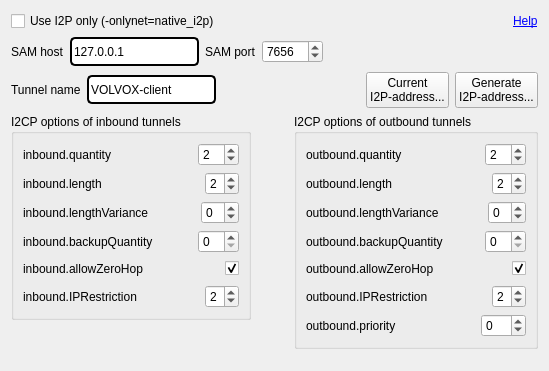
<?xml version="1.0" encoding="UTF-8"?>
<ui version="4.0">
 <class>I2POptionsWidget</class>
 <widget class="QWidget" name="I2POptionsWidget">
  <property name="geometry">
   <rect>
    <x>0</x>
    <y>0</y>
    <width>549</width>
    <height>371</height>
   </rect>
  </property>
  <property name="windowTitle">
   <string>Form</string>
  </property>
  <layout class="QVBoxLayout" name="verticalLayout_5">
   <item>
    <layout class="QHBoxLayout" name="horizontalLayout_15">
     <item>
      <widget class="QCheckBox" name="checkBoxUseI2POnly">
       <property name="text">
        <string>Use I2P only (-onlynet=native_i2p)</string>
       </property>
      </widget>
     </item>
     <item>
      <spacer name="horizontalSpacer_15">
       <property name="orientation">
        <enum>Qt::Horizontal</enum>
       </property>
       <property name="sizeHint" stdset="0">
        <size>
         <width>40</width>
         <height>20</height>
        </size>
       </property>
      </spacer>
     </item>
     <item>
      <widget class="QLabel" name="label">
       <property name="toolTip">
        <string>http://www.i2p2.i2p/i2cp.html#options</string>
       </property>
       <property name="text">
        <string>&lt;a href=&quot;http://www.i2p2.i2p/i2cp.html#options&quot;&gt;Help&lt;/a&gt;</string>
       </property>
       <property name="textFormat">
        <enum>Qt::RichText</enum>
       </property>
       <property name="openExternalLinks">
        <bool>true</bool>
       </property>
       <property name="textInteractionFlags">
        <set>Qt::TextBrowserInteraction</set>
       </property>
      </widget>
     </item>
    </layout>
   </item>
   <item>
    <layout class="QHBoxLayout" name="horizontalLayout_16">
     <item>
      <widget class="QLabel" name="labelSAMHost">
       <property name="text">
        <string>SAM host</string>
       </property>
      </widget>
     </item>
     <item>
      <widget class="QLineEdit" name="lineEditSAMHost">
       <property name="sizePolicy">
        <sizepolicy hsizetype="Fixed" vsizetype="Fixed">
         <horstretch>0</horstretch>
         <verstretch>0</verstretch>
        </sizepolicy>
       </property>
       <property name="styleSheet">
        <string notr="true">border-top-left-radius: 5px;
border-top-right-radius: 5px;
border-bottom-left-radius: 5px;
border-bottom-right-radius: 5px;
border: 2px solid #000000;
min-height: 25px;
max-height: 25px;
min-width: 125px;
max-width: 125px;</string>
       </property>
       <property name="text">
        <string>127.0.0.1</string>
       </property>
      </widget>
     </item>
     <item>
      <widget class="QLabel" name="labelSAMPort">
       <property name="text">
        <string>SAM port</string>
       </property>
      </widget>
     </item>
     <item>
      <widget class="QSpinBox" name="spinBoxSAMPort">
       <property name="minimum">
        <number>1</number>
       </property>
       <property name="maximum">
        <number>65535</number>
       </property>
       <property name="value">
        <number>7656</number>
       </property>
      </widget>
     </item>
     <item>
      <spacer name="horizontalSpacer_17">
       <property name="orientation">
        <enum>Qt::Horizontal</enum>
       </property>
       <property name="sizeHint" stdset="0">
        <size>
         <width>40</width>
         <height>20</height>
        </size>
       </property>
      </spacer>
     </item>
    </layout>
   </item>
   <item>
    <layout class="QHBoxLayout" name="horizontalLayout_17">
     <item>
      <widget class="QLabel" name="labelTunnelName">
       <property name="text">
        <string>Tunnel name</string>
       </property>
      </widget>
     </item>
     <item>
      <widget class="QLineEdit" name="lineEditTunnelName">
       <property name="sizePolicy">
        <sizepolicy hsizetype="Preferred" vsizetype="Fixed">
         <horstretch>0</horstretch>
         <verstretch>0</verstretch>
        </sizepolicy>
       </property>
       <property name="minimumSize">
        <size>
         <width>129</width>
         <height>29</height>
        </size>
       </property>
       <property name="styleSheet">
        <string notr="true">border-top-left-radius: 5px;
border-top-right-radius: 5px;
border-bottom-left-radius: 5px;
border-bottom-right-radius: 5px;
border: 2px solid #000000;
min-height: 25px;
max-height: 25px;
min-width: 125px;
max-width: 125px;</string>
       </property>
       <property name="text">
        <string>VOLVOX-client</string>
       </property>
      </widget>
     </item>
     <item>
      <spacer name="horizontalSpacer_18">
       <property name="orientation">
        <enum>Qt::Horizontal</enum>
       </property>
       <property name="sizeHint" stdset="0">
        <size>
         <width>40</width>
         <height>20</height>
        </size>
       </property>
      </spacer>
     </item>
     <item>
      <widget class="QPushButton" name="pushButtonCurrentI2PAddress">
       <property name="text">
        <string>Current
I2P-address...</string>
       </property>
      </widget>
     </item>
     <item>
      <widget class="QPushButton" name="pushButtonGenerateI2PAddress">
       <property name="text">
        <string>Generate
I2P-address...</string>
       </property>
      </widget>
     </item>
    </layout>
   </item>
   <item>
    <layout class="QHBoxLayout" name="horizontalLayout_14">
     <item>
      <layout class="QVBoxLayout" name="verticalLayout_4">
       <item>
        <widget class="QGroupBox" name="groupBoxInbound">
         <property name="title">
          <string>I2CP options of inbound tunnels</string>
         </property>
         <layout class="QVBoxLayout" name="verticalLayout">
          <item>
           <layout class="QHBoxLayout" name="horizontalLayout">
            <item>
             <widget class="QLabel" name="labelInboundQuantity">
              <property name="text">
               <string>inbound.quantity </string>
              </property>
             </widget>
            </item>
            <item>
             <spacer name="horizontalSpacer">
              <property name="orientation">
               <enum>Qt::Horizontal</enum>
              </property>
              <property name="sizeHint" stdset="0">
               <size>
                <width>40</width>
                <height>20</height>
               </size>
              </property>
             </spacer>
            </item>
            <item>
             <widget class="QSpinBox" name="spinBoxInboundQuantity">
              <property name="minimum">
               <number>1</number>
              </property>
              <property name="maximum">
               <number>16</number>
              </property>
              <property name="value">
               <number>2</number>
              </property>
             </widget>
            </item>
           </layout>
          </item>
          <item>
           <layout class="QHBoxLayout" name="horizontalLayout_2">
            <item>
             <widget class="QLabel" name="labelInboundLength">
              <property name="text">
               <string>inbound.length </string>
              </property>
             </widget>
            </item>
            <item>
             <spacer name="horizontalSpacer_2">
              <property name="orientation">
               <enum>Qt::Horizontal</enum>
              </property>
              <property name="sizeHint" stdset="0">
               <size>
                <width>40</width>
                <height>20</height>
               </size>
              </property>
             </spacer>
            </item>
            <item>
             <widget class="QSpinBox" name="spinBoxInboundLength">
              <property name="minimum">
               <number>0</number>
              </property>
              <property name="maximum">
               <number>7</number>
              </property>
              <property name="value">
               <number>2</number>
              </property>
             </widget>
            </item>
           </layout>
          </item>
          <item>
           <layout class="QHBoxLayout" name="horizontalLayout_3">
            <item>
             <widget class="QLabel" name="labelInboundLengthVariance">
              <property name="text">
               <string>inbound.lengthVariance</string>
              </property>
             </widget>
            </item>
            <item>
             <spacer name="horizontalSpacer_3">
              <property name="orientation">
               <enum>Qt::Horizontal</enum>
              </property>
              <property name="sizeHint" stdset="0">
               <size>
                <width>40</width>
                <height>20</height>
               </size>
              </property>
             </spacer>
            </item>
            <item>
             <widget class="QSpinBox" name="spinBoxInboundLengthVariance">
              <property name="minimum">
               <number>-7</number>
              </property>
              <property name="maximum">
               <number>7</number>
              </property>
             </widget>
            </item>
           </layout>
          </item>
          <item>
           <layout class="QHBoxLayout" name="horizontalLayout_4">
            <item>
             <widget class="QLabel" name="labelInboundBackupQuality">
              <property name="text">
               <string>inbound.backupQuantity </string>
              </property>
             </widget>
            </item>
            <item>
             <spacer name="horizontalSpacer_4">
              <property name="orientation">
               <enum>Qt::Horizontal</enum>
              </property>
              <property name="sizeHint" stdset="0">
               <size>
                <width>40</width>
                <height>20</height>
               </size>
              </property>
             </spacer>
            </item>
            <item>
             <widget class="QSpinBox" name="spinBoxInboundBackupQuality"/>
            </item>
           </layout>
          </item>
          <item>
           <layout class="QHBoxLayout" name="horizontalLayout_5">
            <item>
             <widget class="QLabel" name="labelInboundAllowZeroHop">
              <property name="text">
               <string>inbound.allowZeroHop </string>
              </property>
             </widget>
            </item>
            <item>
             <spacer name="horizontalSpacer_5">
              <property name="orientation">
               <enum>Qt::Horizontal</enum>
              </property>
              <property name="sizeHint" stdset="0">
               <size>
                <width>40</width>
                <height>20</height>
               </size>
              </property>
             </spacer>
            </item>
            <item>
             <widget class="QCheckBox" name="checkBoxInboundAllowZeroHop">
              <property name="checked">
               <bool>true</bool>
              </property>
             </widget>
            </item>
           </layout>
          </item>
          <item>
           <layout class="QHBoxLayout" name="horizontalLayout_6">
            <item>
             <widget class="QLabel" name="labelInboundIPRestriction">
              <property name="text">
               <string>inbound.IPRestriction</string>
              </property>
             </widget>
            </item>
            <item>
             <spacer name="horizontalSpacer_6">
              <property name="orientation">
               <enum>Qt::Horizontal</enum>
              </property>
              <property name="sizeHint" stdset="0">
               <size>
                <width>40</width>
                <height>20</height>
               </size>
              </property>
             </spacer>
            </item>
            <item>
             <widget class="QSpinBox" name="spinBoxInboundIPRestriction">
              <property name="maximum">
               <number>4</number>
              </property>
              <property name="value">
               <number>2</number>
              </property>
             </widget>
            </item>
           </layout>
          </item>
         </layout>
        </widget>
       </item>
       <item>
        <spacer name="verticalSpacer">
         <property name="orientation">
          <enum>Qt::Vertical</enum>
         </property>
         <property name="sizeHint" stdset="0">
          <size>
           <width>20</width>
           <height>40</height>
          </size>
         </property>
        </spacer>
       </item>
      </layout>
     </item>
     <item>
      <spacer name="horizontalSpacer_14">
       <property name="orientation">
        <enum>Qt::Horizontal</enum>
       </property>
       <property name="sizeHint" stdset="0">
        <size>
         <width>40</width>
         <height>20</height>
        </size>
       </property>
      </spacer>
     </item>
     <item>
      <layout class="QVBoxLayout" name="verticalLayout_3">
       <item>
        <widget class="QGroupBox" name="groupBoxOutbound">
         <property name="title">
          <string>I2CP options of outbound tunnels</string>
         </property>
         <layout class="QVBoxLayout" name="verticalLayout_2">
          <item>
           <layout class="QHBoxLayout" name="horizontalLayout_7">
            <item>
             <widget class="QLabel" name="labelOutboundQuantity">
              <property name="text">
               <string>outbound.quantity </string>
              </property>
             </widget>
            </item>
            <item>
             <spacer name="horizontalSpacer_7">
              <property name="orientation">
               <enum>Qt::Horizontal</enum>
              </property>
              <property name="sizeHint" stdset="0">
               <size>
                <width>40</width>
                <height>20</height>
               </size>
              </property>
             </spacer>
            </item>
            <item>
             <widget class="QSpinBox" name="spinBoxOutboundQuantity">
              <property name="minimum">
               <number>1</number>
              </property>
              <property name="value">
               <number>2</number>
              </property>
             </widget>
            </item>
           </layout>
          </item>
          <item>
           <layout class="QHBoxLayout" name="horizontalLayout_8">
            <item>
             <widget class="QLabel" name="labelOutboundLength">
              <property name="text">
               <string>outbound.length </string>
              </property>
             </widget>
            </item>
            <item>
             <spacer name="horizontalSpacer_8">
              <property name="orientation">
               <enum>Qt::Horizontal</enum>
              </property>
              <property name="sizeHint" stdset="0">
               <size>
                <width>40</width>
                <height>20</height>
               </size>
              </property>
             </spacer>
            </item>
            <item>
             <widget class="QSpinBox" name="spinBoxOutboundLength">
              <property name="maximum">
               <number>7</number>
              </property>
              <property name="value">
               <number>2</number>
              </property>
             </widget>
            </item>
           </layout>
          </item>
          <item>
           <layout class="QHBoxLayout" name="horizontalLayout_9">
            <item>
             <widget class="QLabel" name="labelOutboundLengthVariance">
              <property name="text">
               <string>outbound.lengthVariance</string>
              </property>
             </widget>
            </item>
            <item>
             <spacer name="horizontalSpacer_9">
              <property name="orientation">
               <enum>Qt::Horizontal</enum>
              </property>
              <property name="sizeHint" stdset="0">
               <size>
                <width>40</width>
                <height>20</height>
               </size>
              </property>
             </spacer>
            </item>
            <item>
             <widget class="QSpinBox" name="spinBoxOutboundLengthVariance">
              <property name="minimum">
               <number>-7</number>
              </property>
              <property name="maximum">
               <number>7</number>
              </property>
             </widget>
            </item>
           </layout>
          </item>
          <item>
           <layout class="QHBoxLayout" name="horizontalLayout_10">
            <item>
             <widget class="QLabel" name="labelOutboundBackupQuantity">
              <property name="text">
               <string>outbound.backupQuantity</string>
              </property>
             </widget>
            </item>
            <item>
             <spacer name="horizontalSpacer_10">
              <property name="orientation">
               <enum>Qt::Horizontal</enum>
              </property>
              <property name="sizeHint" stdset="0">
               <size>
                <width>40</width>
                <height>20</height>
               </size>
              </property>
             </spacer>
            </item>
            <item>
             <widget class="QSpinBox" name="spinBoxOutboundBackupQuantity"/>
            </item>
           </layout>
          </item>
          <item>
           <layout class="QHBoxLayout" name="horizontalLayout_11">
            <item>
             <widget class="QLabel" name="labelAllowZeroHop">
              <property name="text">
               <string>outbound.allowZeroHop </string>
              </property>
             </widget>
            </item>
            <item>
             <spacer name="horizontalSpacer_11">
              <property name="orientation">
               <enum>Qt::Horizontal</enum>
              </property>
              <property name="sizeHint" stdset="0">
               <size>
                <width>40</width>
                <height>20</height>
               </size>
              </property>
             </spacer>
            </item>
            <item>
             <widget class="QCheckBox" name="checkBoxAllowZeroHop">
              <property name="checked">
               <bool>true</bool>
              </property>
             </widget>
            </item>
           </layout>
          </item>
          <item>
           <layout class="QHBoxLayout" name="horizontalLayout_12">
            <item>
             <widget class="QLabel" name="labelOutboundIPRestriction">
              <property name="text">
               <string>outbound.IPRestriction</string>
              </property>
             </widget>
            </item>
            <item>
             <spacer name="horizontalSpacer_12">
              <property name="orientation">
               <enum>Qt::Horizontal</enum>
              </property>
              <property name="sizeHint" stdset="0">
               <size>
                <width>40</width>
                <height>20</height>
               </size>
              </property>
             </spacer>
            </item>
            <item>
             <widget class="QSpinBox" name="spinBoxOutboundIPRestriction">
              <property name="maximum">
               <number>4</number>
              </property>
              <property name="value">
               <number>2</number>
              </property>
             </widget>
            </item>
           </layout>
          </item>
          <item>
           <layout class="QHBoxLayout" name="horizontalLayout_13">
            <item>
             <widget class="QLabel" name="labelOutboundPriority">
              <property name="text">
               <string>outbound.priority</string>
              </property>
             </widget>
            </item>
            <item>
             <spacer name="horizontalSpacer_13">
              <property name="orientation">
               <enum>Qt::Horizontal</enum>
              </property>
              <property name="sizeHint" stdset="0">
               <size>
                <width>40</width>
                <height>20</height>
               </size>
              </property>
             </spacer>
            </item>
            <item>
             <widget class="QSpinBox" name="spinBoxOutboundPriority">
              <property name="minimum">
               <number>-25</number>
              </property>
              <property name="maximum">
               <number>25</number>
              </property>
             </widget>
            </item>
           </layout>
          </item>
         </layout>
        </widget>
       </item>
       <item>
        <spacer name="verticalSpacer_2">
         <property name="orientation">
          <enum>Qt::Vertical</enum>
         </property>
         <property name="sizeHint" stdset="0">
          <size>
           <width>20</width>
           <height>40</height>
          </size>
         </property>
        </spacer>
       </item>
      </layout>
     </item>
    </layout>
   </item>
  </layout>
 </widget>
 <tabstops>
  <tabstop>checkBoxUseI2POnly</tabstop>
  <tabstop>lineEditSAMHost</tabstop>
  <tabstop>spinBoxSAMPort</tabstop>
  <tabstop>lineEditTunnelName</tabstop>
  <tabstop>pushButtonCurrentI2PAddress</tabstop>
  <tabstop>pushButtonGenerateI2PAddress</tabstop>
  <tabstop>spinBoxInboundQuantity</tabstop>
  <tabstop>spinBoxInboundLength</tabstop>
  <tabstop>spinBoxInboundLengthVariance</tabstop>
  <tabstop>spinBoxInboundBackupQuality</tabstop>
  <tabstop>checkBoxInboundAllowZeroHop</tabstop>
  <tabstop>spinBoxInboundIPRestriction</tabstop>
  <tabstop>spinBoxOutboundQuantity</tabstop>
  <tabstop>spinBoxOutboundLength</tabstop>
  <tabstop>spinBoxOutboundLengthVariance</tabstop>
  <tabstop>spinBoxOutboundBackupQuantity</tabstop>
  <tabstop>checkBoxAllowZeroHop</tabstop>
  <tabstop>spinBoxOutboundIPRestriction</tabstop>
  <tabstop>spinBoxOutboundPriority</tabstop>
 </tabstops>
 <resources/>
 <connections/>
</ui>
